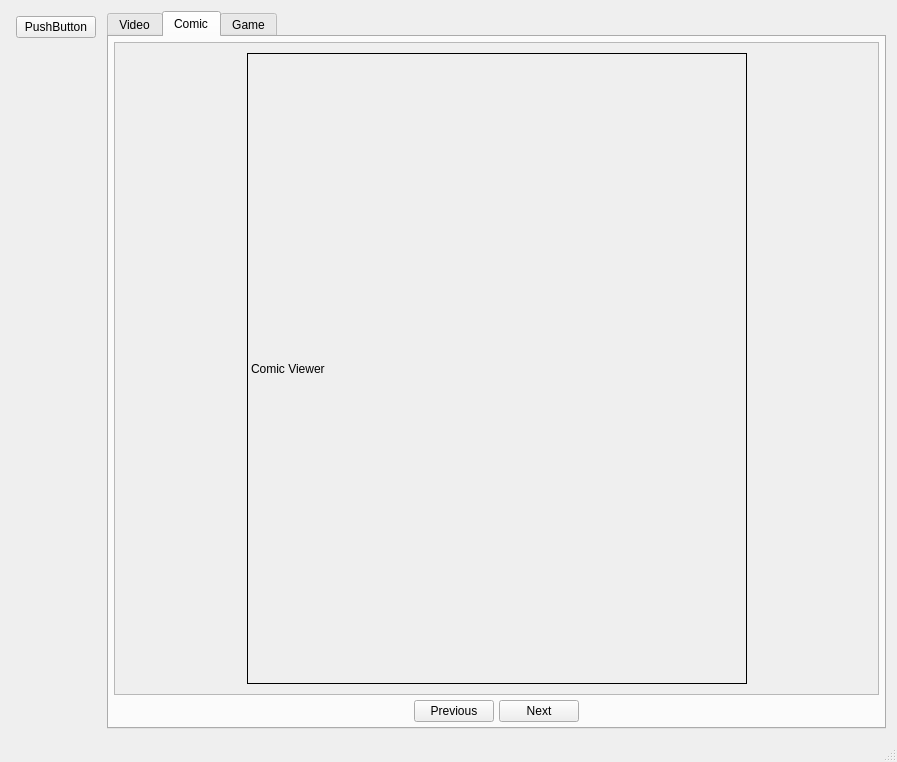
<?xml version="1.0" encoding="UTF-8"?>
<ui version="4.0">
 <class>XenogearsPackClass</class>
 <widget class="QMainWindow" name="XenogearsPackClass">
  <property name="geometry">
   <rect>
    <x>0</x>
    <y>0</y>
    <width>897</width>
    <height>762</height>
   </rect>
  </property>
  <property name="windowTitle">
   <string>Xenogears Pack</string>
  </property>
  <widget class="QWidget" name="centralWidget">
   <layout class="QHBoxLayout" name="horizontalLayout">
    <item>
     <layout class="QVBoxLayout" name="verticalLayout">
      <property name="sizeConstraint">
       <enum>QLayout::SetDefaultConstraint</enum>
      </property>
      <property name="leftMargin">
       <number>5</number>
      </property>
      <property name="topMargin">
       <number>5</number>
      </property>
      <property name="rightMargin">
       <number>5</number>
      </property>
      <property name="bottomMargin">
       <number>5</number>
      </property>
      <item>
       <widget class="QPushButton" name="pushButton">
        <property name="text">
         <string>PushButton</string>
        </property>
       </widget>
      </item>
      <item>
       <spacer name="verticalSpacer">
        <property name="orientation">
         <enum>Qt::Vertical</enum>
        </property>
        <property name="sizeHint" stdset="0">
         <size>
          <width>20</width>
          <height>40</height>
         </size>
        </property>
       </spacer>
      </item>
     </layout>
    </item>
    <item>
     <layout class="QVBoxLayout" name="verticalLayout_2">
      <item>
       <widget class="QTabWidget" name="tabWidget">
        <property name="currentIndex">
         <number>1</number>
        </property>
        <widget class="QWidget" name="tabVideo">
         <attribute name="title">
          <string>Video</string>
         </attribute>
        </widget>
        <widget class="QWidget" name="tabComic">
         <attribute name="title">
          <string>Comic</string>
         </attribute>
         <layout class="QVBoxLayout" name="verticalLayout_3">
          <property name="spacing">
           <number>5</number>
          </property>
          <property name="leftMargin">
           <number>5</number>
          </property>
          <property name="topMargin">
           <number>5</number>
          </property>
          <property name="rightMargin">
           <number>5</number>
          </property>
          <property name="bottomMargin">
           <number>5</number>
          </property>
          <item>
           <widget class="QScrollArea" name="scrollArea">
            <property name="sizePolicy">
             <sizepolicy hsizetype="Expanding" vsizetype="Expanding">
              <horstretch>0</horstretch>
              <verstretch>0</verstretch>
             </sizepolicy>
            </property>
            <property name="widgetResizable">
             <bool>true</bool>
            </property>
            <widget class="QWidget" name="scrollAreaWidgetContents">
             <property name="geometry">
              <rect>
               <x>0</x>
               <y>0</y>
               <width>768</width>
               <height>649</height>
              </rect>
             </property>
             <layout class="QVBoxLayout" name="verticalLayout_4">
              <property name="spacing">
               <number>0</number>
              </property>
              <property name="leftMargin">
               <number>5</number>
              </property>
              <property name="topMargin">
               <number>5</number>
              </property>
              <property name="rightMargin">
               <number>5</number>
              </property>
              <property name="bottomMargin">
               <number>5</number>
              </property>
              <item>
               <layout class="QHBoxLayout" name="horizontalLayout_3">
                <property name="spacing">
                 <number>6</number>
                </property>
                <property name="leftMargin">
                 <number>5</number>
                </property>
                <property name="topMargin">
                 <number>5</number>
                </property>
                <property name="rightMargin">
                 <number>5</number>
                </property>
                <property name="bottomMargin">
                 <number>5</number>
                </property>
                <item>
                 <spacer name="horizontalSpacer_2">
                  <property name="orientation">
                   <enum>Qt::Horizontal</enum>
                  </property>
                  <property name="sizeType">
                   <enum>QSizePolicy::Expanding</enum>
                  </property>
                  <property name="sizeHint" stdset="0">
                   <size>
                    <width>40</width>
                    <height>20</height>
                   </size>
                  </property>
                 </spacer>
                </item>
                <item>
                 <widget class="QLabel" name="labelPDFComicView">
                  <property name="minimumSize">
                   <size>
                    <width>500</width>
                    <height>0</height>
                   </size>
                  </property>
                  <property name="frameShape">
                   <enum>QFrame::Box</enum>
                  </property>
                  <property name="text">
                   <string>Comic Viewer</string>
                  </property>
                 </widget>
                </item>
                <item>
                 <spacer name="horizontalSpacer_3">
                  <property name="orientation">
                   <enum>Qt::Horizontal</enum>
                  </property>
                  <property name="sizeHint" stdset="0">
                   <size>
                    <width>40</width>
                    <height>20</height>
                   </size>
                  </property>
                 </spacer>
                </item>
               </layout>
              </item>
             </layout>
            </widget>
           </widget>
          </item>
          <item>
           <widget class="QWidget" name="widget" native="true">
            <property name="maximumSize">
             <size>
              <width>16777215</width>
              <height>50</height>
             </size>
            </property>
            <layout class="QVBoxLayout" name="verticalLayout_5">
             <property name="spacing">
              <number>5</number>
             </property>
             <property name="leftMargin">
              <number>0</number>
             </property>
             <property name="topMargin">
              <number>0</number>
             </property>
             <property name="rightMargin">
              <number>0</number>
             </property>
             <property name="bottomMargin">
              <number>0</number>
             </property>
             <item>
              <layout class="QHBoxLayout" name="horizontalLayout_2">
               <property name="spacing">
                <number>5</number>
               </property>
               <item>
                <spacer name="horizontalSpacer_4">
                 <property name="orientation">
                  <enum>Qt::Horizontal</enum>
                 </property>
                 <property name="sizeHint" stdset="0">
                  <size>
                   <width>40</width>
                   <height>20</height>
                  </size>
                 </property>
                </spacer>
               </item>
               <item>
                <widget class="QPushButton" name="buttonPDFPrevious">
                 <property name="text">
                  <string>Previous</string>
                 </property>
                </widget>
               </item>
               <item>
                <widget class="QPushButton" name="buttonPDFNext">
                 <property name="text">
                  <string>Next</string>
                 </property>
                </widget>
               </item>
               <item>
                <spacer name="horizontalSpacer">
                 <property name="orientation">
                  <enum>Qt::Horizontal</enum>
                 </property>
                 <property name="sizeHint" stdset="0">
                  <size>
                   <width>40</width>
                   <height>20</height>
                  </size>
                 </property>
                </spacer>
               </item>
              </layout>
             </item>
            </layout>
           </widget>
          </item>
         </layout>
        </widget>
        <widget class="QWidget" name="tabGame">
         <attribute name="title">
          <string>Game</string>
         </attribute>
        </widget>
       </widget>
      </item>
     </layout>
    </item>
   </layout>
  </widget>
  <widget class="QStatusBar" name="statusBar"/>
 </widget>
 <layoutdefault spacing="6" margin="11"/>
 <resources>
  <include location="XenogearsPack.qrc"/>
 </resources>
 <connections/>
</ui>
